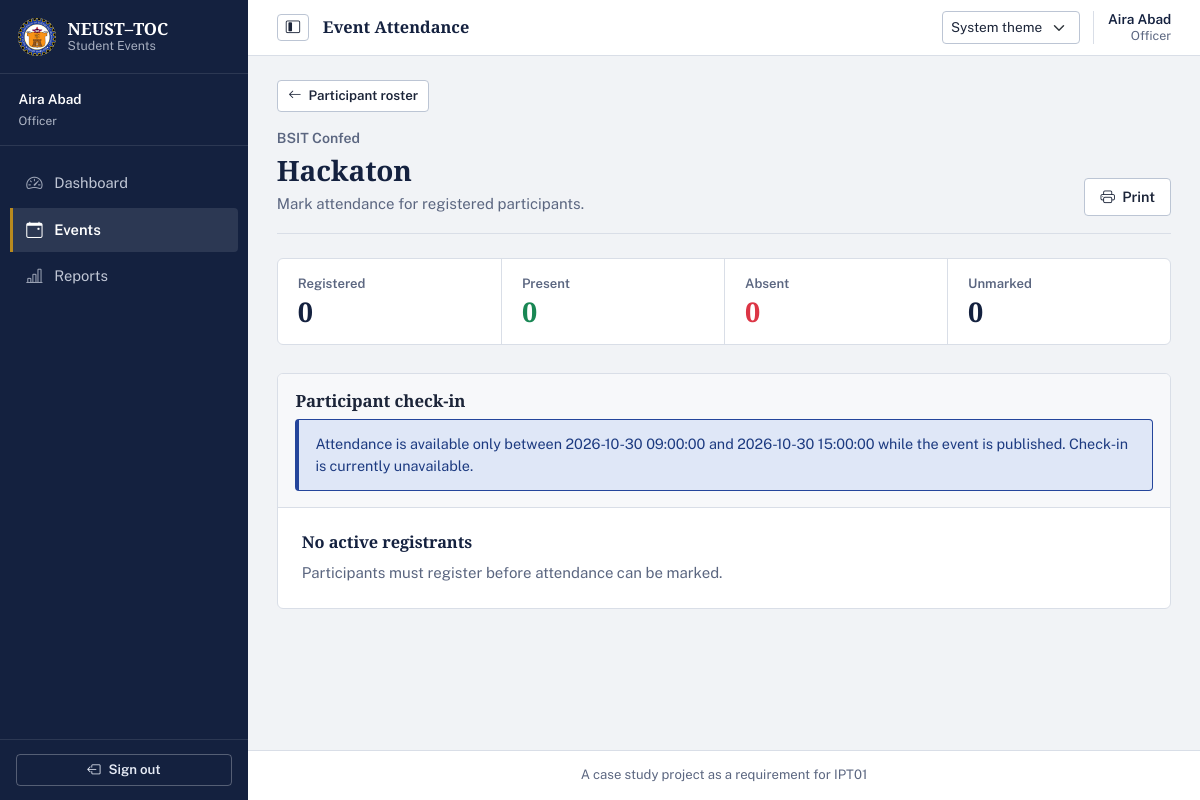
Screenshot of /officer/events/1/attendance (signed in) with the database file from the repository.
### tables this page shows
CREATE TABLE users (
    user_id INTEGER PRIMARY KEY AUTOINCREMENT,
    student_no TEXT UNIQUE,
    full_name TEXT NOT NULL,
    email TEXT NOT NULL UNIQUE,
    password_hash TEXT NOT NULL,
    role TEXT NOT NULL CHECK(role IN ('admin', 'officer', 'student')),
    is_active INTEGER NOT NULL DEFAULT 1 CHECK(is_active IN (0, 1)),
    created_at TEXT NOT NULL DEFAULT (strftime('%Y-%m-%d %H:%M:%S', 'now', 'localtime'))
);

CREATE TABLE organizations (
    organization_id INTEGER PRIMARY KEY AUTOINCREMENT,
    name TEXT NOT NULL UNIQUE,
    description TEXT,
    contact_email TEXT,
    is_active INTEGER NOT NULL DEFAULT 1 CHECK(is_active IN (0, 1)),
    created_at TEXT NOT NULL DEFAULT (strftime('%Y-%m-%d %H:%M:%S', 'now', 'localtime'))
);

CREATE TABLE events (
    event_id INTEGER PRIMARY KEY AUTOINCREMENT,
    organization_id INTEGER NOT NULL,
    created_by INTEGER NOT NULL,
    title TEXT NOT NULL,
    description TEXT NOT NULL,
    venue TEXT NOT NULL,
    start_at TEXT NOT NULL,
    end_at TEXT,
    registration_deadline TEXT NOT NULL,
    capacity INTEGER NOT NULL CHECK(capacity > 0),
    status TEXT NOT NULL DEFAULT 'draft' CHECK(status IN ('draft', 'published', 'cancelled', 'completed')),
    created_at TEXT NOT NULL DEFAULT (strftime('%Y-%m-%d %H:%M:%S', 'now', 'localtime')),
    updated_at TEXT,
    FOREIGN KEY (organization_id) REFERENCES organizations(organization_id) ON DELETE RESTRICT,
    FOREIGN KEY (created_by) REFERENCES users(user_id) ON DELETE RESTRICT
);

### officer_routes.py (the view, shortened to what this page needs)
@officer_bp.route('/events/<int:event_id>/attendance', methods=['GET', 'POST'])
@officer_required
def event_attendance(event_id):
    db = get_db()
    event = check_event_authorization(db, event_id, session['user_id'])
    if event['status'] not in ('published', 'completed'):
        flash('Attendance can only be managed for published or completed events.', 'warning')
        return redirect(url_for('officer.events'))
    can_mark_attendance = attendance_service.is_event_active(
        event['start_at'], event['end_at'], event['status']
    )
    attendance_list = attendance_service.get_event_attendance(db, event_id)
    summary = attendance_service.get_attendance_summary(db, event_id)
    return render_template(
        'officer/attendance.html',
        event=event,
        attendance=attendance_list,
        summary=summary,
        can_mark_attendance=can_mark_attendance
    )

### db.py (called while the page is built)
def get_db():
    if 'db' not in g:
        db_path = current_app.config.get('DATABASE', Config.DATABASE)
        g.db = sqlite3.connect(db_path)
        g.db.row_factory = sqlite3.Row
        g.db.execute('PRAGMA foreign_keys = ON')
    return g.db

### officer_routes.py (called while the page is built)
def officer_required(f):
    @wraps(f)
    def decorated_function(*args, **kwargs):
        if 'user_id' not in session:
            flash('Please log in to access this page.', 'warning')
            return redirect(url_for('auth.login'))
        if session.get('role') not in ('officer', 'admin'):
            abort(403)
        db = get_db()
        user = auth_service.get_user_by_id(db, session['user_id'])
        if not user or not user['is_active']:
            session.clear()
            flash('Your account has been deactivated.', 'danger')
            return redirect(url_for('auth.login'))
        return f(*args, **kwargs)
    return decorated_function

def check_event_authorization(db, event_id, user_id):
    event = event_service.get_event_by_id(db, event_id)
    if not event:
        abort(404)
    if session.get('role') == 'admin':
        return event
    if not auth_service.is_officer_of_organization(db, user_id, event['organization_id']):
        abort(403)
    return event

### services/attendance_service.py (called while the page is built)
def is_event_active(start_at, end_at, status, now=None):
    if status != 'published':
        return False
    try:
        start_at = datetime.strptime(start_at, '%Y-%m-%d %H:%M:%S')
        end_at = datetime.strptime(end_at, '%Y-%m-%d %H:%M:%S')
    except (TypeError, ValueError):
        return False
    current_time = now or datetime.now()
    return start_at <= current_time <= end_at

def get_event_attendance(db, event_id):
    return db.execute(
        '''SELECT r.registration_id, r.status as reg_status,
                  u.user_id, u.full_name, u.email, u.student_no,
                  a.attendance_id, a.attendance_status, a.marked_at
           FROM registrations r
           JOIN users u ON r.user_id = u.user_id
           LEFT JOIN attendance a ON r.registration_id = a.registration_id
           WHERE r.event_id = ? AND r.status = 'registered'
           ORDER BY u.full_name''',
        (event_id,)
    ).fetchall()

### services/auth_service.py (called while the page is built)
def get_user_by_id(db, user_id):
    return db.execute('SELECT * FROM users WHERE user_id = ?', (user_id,)).fetchone()

### templates/officer/attendance.html (shortened to what this page needs)
{% extends "base.html" %}
{% block content %}
<a href="{{ url_for('officer.event_participants', event_id=event.event_id) }}" class="btn btn-outline-secondary btn-sm mb-3">
    <i class="bi bi-arrow-left me-1" aria-hidden="true"></i> Participant roster
</a>
<header class="page-heading">
    <div>
        <div class="page-context">{{ event.organization_name }}</div>
        <h1>{{ event.title }}</h1>
        <p>Mark attendance for registered participants.</p>
    </div>
    <button type="button" class="btn btn-outline-secondary" data-print-trigger>
        <i class="bi bi-printer me-1" aria-hidden="true"></i> Print
    </button>
</header>
<div class="stat-strip" aria-label="Attendance totals">
    <div><span class="stat-label">Registered</span><div class="stat-value">{{ summary.total_registered }}</div></div>
    <div><span class="stat-label">Present</span><div class="stat-value text-success">{{ summary.present_count }}</div></div>
    <div><span class="stat-label">Absent</span><div class="stat-value text-danger">{{ summary.absent_count }}</div></div>
    <div><span class="stat-label">Unmarked</span><div class="stat-value">{{ summary.unmarked_count }}</div></div>
</div>
<form method="POST">
    <section class="card data-table-card">
        <div class="card-header d-flex flex-wrap align-items-end justify-content-between gap-3 py-3">
            <div>
                <h2 class="card-title">Participant check-in</h2>
                {% if not can_mark_attendance %}
                <div class="alert alert-info mt-2 mb-0" role="status">
                    Attendance is available only between {{ event.start_at }} and {{ event.end_at }}
                    while the event is published. Check-in is currently unavailable.
                </div>
                {% endif %}
            </div>
        </div>
        {% if attendance %}
        <div class="table-responsive">
            <table id="attendance-table" class="table table-hover align-middle">
                <thead><tr><th>Student number</th><th>Name</th><th>Email</th><th>Current status</th><th>Mark attendance</th></tr></thead>
                <tbody>
                {% for row in attendance %}
                <tr data-search-row>
                    <td>{{ row.student_no or 'N/A' }}</td>
                    <td class="fw-semibold">{{ row.full_name }}</td>
                    <td><small>{{ row.email }}</small></td>
                    <td>
                        {% if row.attendance_status == 'present' %}<span class="badge bg-success">Present</span>
                        {% elif row.attendance_status == 'absent' %}<span class="badge bg-danger">Absent</span>
                        {% else %}<span class="badge bg-secondary">Unmarked</span>{% endif %}
                        {% if row.marked_at %}<small class="d-block text-muted">{{ row.marked_at }}</small>{% endif %}
                    </td>
                    <td>
                        <div class="btn-group" role="group" aria-label="Attendance for {{ row.full_name }}">
                            <input type="radio" class="btn-check" name="attendance_{{ row.registration_id }}" id="present_{{ row.registration_id }}" value="present" {% if row.attendance_status == 'present' %}checked{% endif %} {% if not can_mark_attendance %}disabled{% endif %}>
                            <label class="btn btn-outline-success btn-sm attendance-choice" for="present_{{ row.registration_id }}">Present</label>
                            <input type="radio" class="btn-check" name="attendance_{{ row.registration_id }}" id="absent_{{ row.registration_id }}" value="absent" {% if row.attendance_status == 'absent' %}checked{% endif %} {% if not can_mark_attendance %}disabled{% endif %}>
                            <label class="btn btn-outline-danger btn-sm attendance-choice" for="absent_{{ row.registration_id }}">Absent</label>
                        </div>
                    </td>
                </tr>
                {% endfor %}
                </tbody>
            </table>
        </div>
        {% else %}
        <div class="p-4">
            <h3 class="h5">No active registrants</h3>
            <p class="text-muted mb-0">Participants must register before attendance can be marked.</p>
        </div>
        {% endif %}
    </section>
</form>
{% endblock %}

### templates/base.html (shortened to what this page needs)
<!DOCTYPE html>
<html lang="en" data-bs-theme="light" data-theme-preference="system">
<head>
    <link href="https://cdn.jsdelivr.net/npm/bootstrap@5.3.2/dist/css/bootstrap.min.css" rel="stylesheet"
>
    <link rel="stylesheet" href="https://cdn.jsdelivr.net/npm/bootstrap-icons@1.11.3/font/bootstrap-icons.min.css">
    <link rel="stylesheet" href="{{ url_for('static', filename='css/style.css') }}">
</head>
<body>
    {% if current_user %}
    <aside class="sidebar" id="sidebar">
        <div class="sidebar-header">
            <a class="sidebar-brand" href="{{ url_for('index') }}" aria-label="NEUST–TOC Student Events home">
                <img src="{{ url_for('static', filename='images/logo.jpg') }}" alt="" class="sidebar-logo">
                <span class="sidebar-brand-copy">
                    <strong>NEUST–TOC</strong>
                    <small>Student Events</small>
                </span>
            </a>
        </div>
        <div class="sidebar-user">
            <div class="sidebar-user-copy">
                <div class="fw-semibold text-truncate">{{ current_user.full_name }}</div>
                <small class="text-capitalize opacity-75">{{ current_user.role }}</small>
            </div>
        </div>
        <nav class="sidebar-nav" aria-label="Main navigation">
            <ul class="nav flex-column">
                {% if session.role == 'admin' %}
                <li class="nav-item">
                    <a class="nav-link {% if request.endpoint == 'admin.dashboard' %}active{% endif %}"
                       {% if request.endpoint == 'admin.dashboard' %}aria-current="page"{% endif %}
                       aria-label="Dashboard"
                       href="{{ url_for('admin.dashboard') }}">
                        <i class="bi bi-speedometer2 me-2" aria-hidden="true"></i><span class="nav-label">Dashboard</span>
                    </a>
                </li>
                <li class="nav-item">
                    <a class="nav-link {% if request.endpoint and request.endpoint.startswith('admin.user') %}active{% endif %}"
                       {% if request.endpoint and request.endpoint.startswith('admin.user') %}aria-current="page"{% endif %}
                       aria-label="Users"
                       href="{{ url_for('admin.users') }}">
                        <i class="bi bi-people me-2" aria-hidden="true"></i><span class="nav-label">Users</span>
                    </a>
                </li>
                <li class="nav-item">
                    <a class="nav-link {% if request.endpoint and request.endpoint.startswith('admin.organization') %}active{% endif %}"
                       {% if request.endpoint and request.endpoint.startswith('admin.organization') %}aria-current="page"{% endif %}
                       aria-label="Organizations"
                       href="{{ url_for('admin.organizations') }}">
                        <i class="bi bi-building me-2" aria-hidden="true"></i><span class="nav-label">Organizations</span>
                    </a>
                </li>
                <li class="nav-item">
                    <a class="nav-link {% if request.endpoint == 'admin.reports' %}active{% endif %}"
                       {% if request.endpoint == 'admin.reports' %}aria-current="page"{% endif %}
                       aria-label="Reports"
                       href="{{ url_for('admin.reports') }}">
                        <i class="bi bi-bar-chart-line me-2" aria-hidden="true"></i><span class="nav-label">Reports</span>
                    </a>
                </li>
                {% elif session.role == 'officer' %}
                <li class="nav-item">
                    <a class="nav-link {% if request.endpoint == 'officer.dashboard' %}active{% endif %}"
                       aria-label="Dashboard"
                       href="{{ url_for('officer.dashboard') }}">
                        <i class="bi bi-speedometer2 me-2" aria-hidden="true"></i><span class="nav-label">Dashboard</span>
                    </a>
                </li>
                <li class="nav-item">
                    <a class="nav-link {% if request.endpoint and request.endpoint.startswith('officer.event') %}active{% endif %}"
                       {% if request.endpoint and request.endpoint.startswith('officer.event') %}aria-current="page"{% endif %}
                       aria-label="Events"
                       href="{{ url_for('officer.events') }}">
                        <i class="bi bi-calendar-event me-2" aria-hidden="true"></i><span class="nav-label">Events</span>
                    </a>
                </li>
                <li class="nav-item">
                    <a class="nav-link {% if request.endpoint == 'officer.reports' %}active{% endif %}"
                       aria-label="Reports"
                       href="{{ url_for('officer.reports') }}">
                        <i class="bi bi-bar-chart-line me-2" aria-hidden="true"></i><span class="nav-label">Reports</span>
                    </a>
                </li>
                {% endif %}
            </ul>
        </nav>
        <div class="sidebar-footer">
            <form method="POST" action="{{ url_for('auth.logout') }}">
                <button type="submit" class="btn btn-outline-light btn-sm w-100" aria-label="Sign out">
                <i class="bi bi-box-arrow-left me-2" aria-hidden="true"></i><span class="nav-label">Sign out</span>
                </button>
            </form>
        </div>
    </aside>
    {% endif %}
    <main class="{{ 'main-content' if current_user else 'guest-content' }}">
        {% if current_user %}
        <header class="app-topbar">
            <div class="topbar-leading">
                <button class="btn btn-outline-secondary sidebar-toggle" type="button" id="sidebarToggle"
                        aria-label="Collapse navigation" aria-controls="sidebar" aria-expanded="true">
                    <i class="bi bi-layout-sidebar-inset" aria-hidden="true"></i>
                </button>
                <div class="topbar-breadcrumb">
                    <span class="topbar-current">
                        {{ request.endpoint.rsplit('.', 1)[-1]|replace('_', ' ')|title if request.endpoint else 'Home' }}
                    </span>
                </div>
            </div>
            <div class="topbar-actions">
                <select class="form-select form-select-sm theme-picker" id="themePicker" data-theme-picker>
                    <option value="system">System theme</option>
                </select>
                <span class="topbar-account d-none d-sm-flex">
                    <span class="topbar-account-name">{{ current_user.full_name }}</span>
                    <span class="topbar-account-role text-capitalize">{{ current_user.role }}</span>
                </span>
            </div>
        </header>
        {% endif %}
        <div class="{{ 'container-fluid py-4' if current_user else 'container' }}">
            {% block content %}{% endblock %}
        </div>
        {% if current_user %}
        <footer class="app-footer">
            <div class="container-fluid">
                <p class="mb-0 text-center text-muted small">
                    A case study project as a requirement for IPT01
                </p>
            </div>
        </footer>
        {% endif %}
    </main>
</body>
</html>

### rows the page displays
users: full_name "Aira Abad", role "Officer"
organizations: organization_name "BSIT Confed"
events: title "Hackaton", start_at "2026-10-30 09:00:00", end_at "2026-10-30 15:00:00"

### other values shown
{{ summary.total_registered }} "0"
{{ summary.present_count }} "0"
{{ summary.absent_count }} "0"
{{ summary.unmarked_count }} "0"
